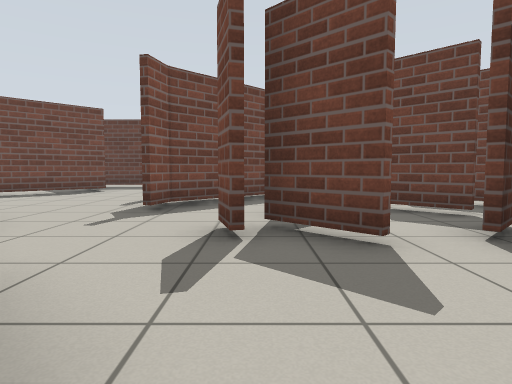
view 1 (above)

21 first-person views from a walk through a robot-simulator world made for Gazebo. The camera is 0.72 m above the floor, tilts 4° down and sees 75° across. The floor is counted in squares, 1 m on a side. Each view is taken from the middle of a square. On the plan, view 1 faces up. The plan holds only what a view shows up to about 10 squares ahead; the rest is blank.

view 2
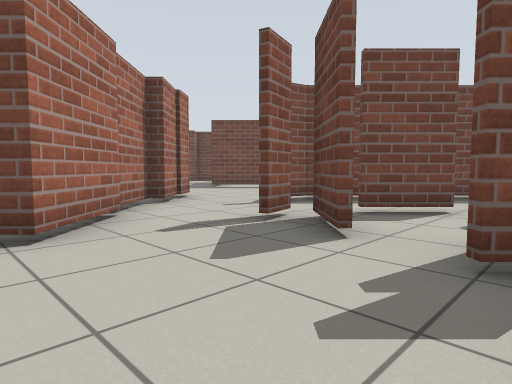

view 3
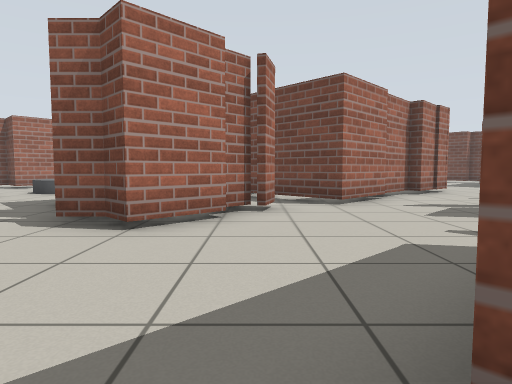

view 4
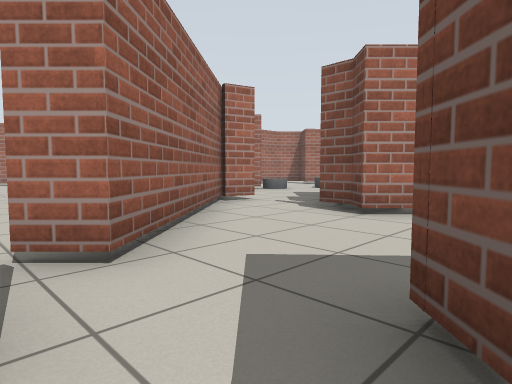

view 5
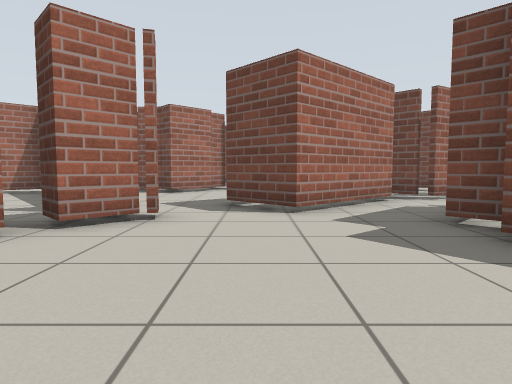

view 6
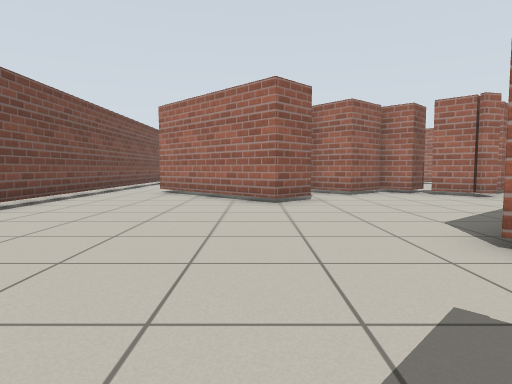

view 7
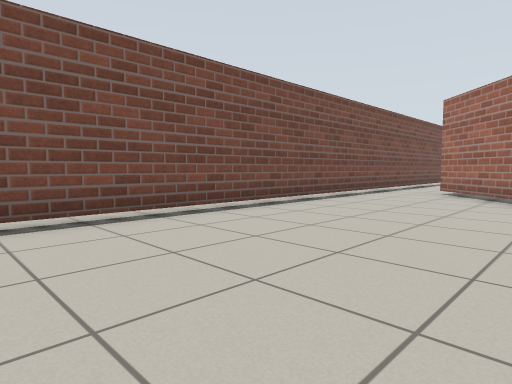

view 8
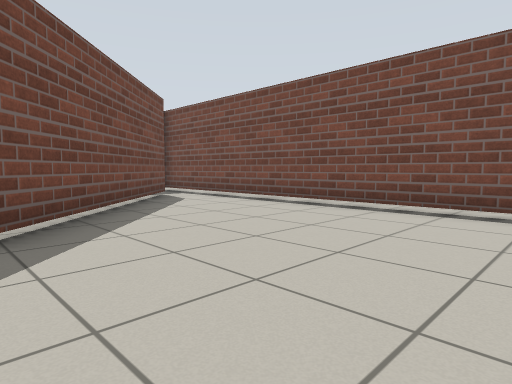

view 9
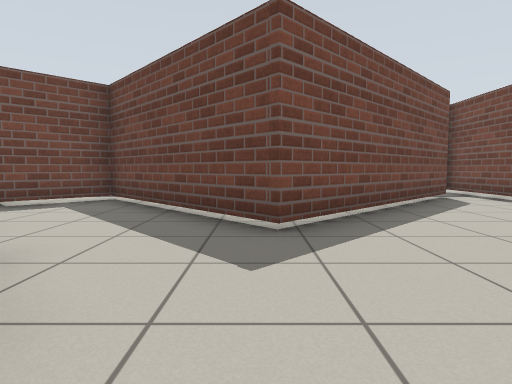

view 10
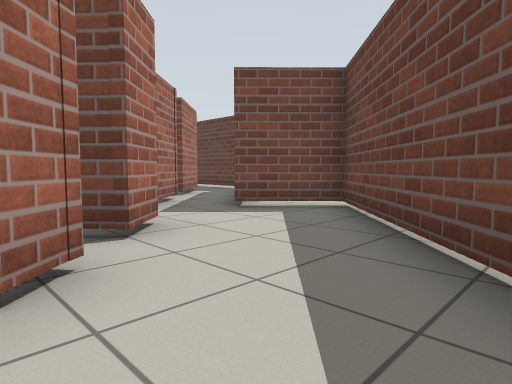

view 11
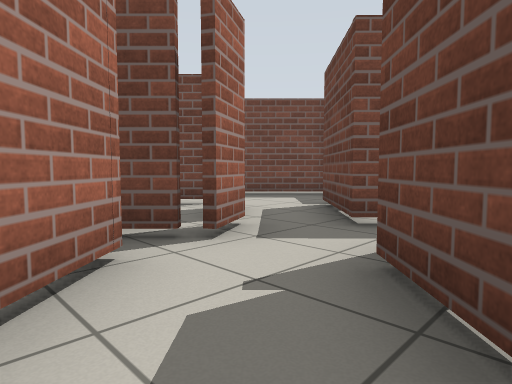

view 12
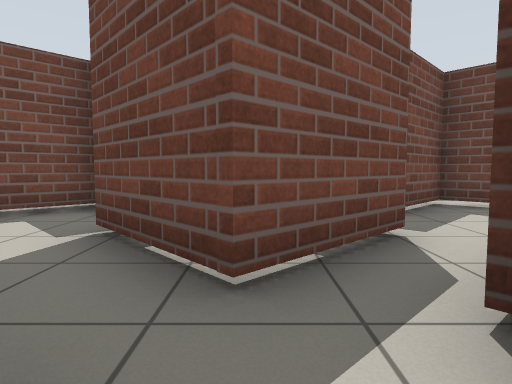

view 13
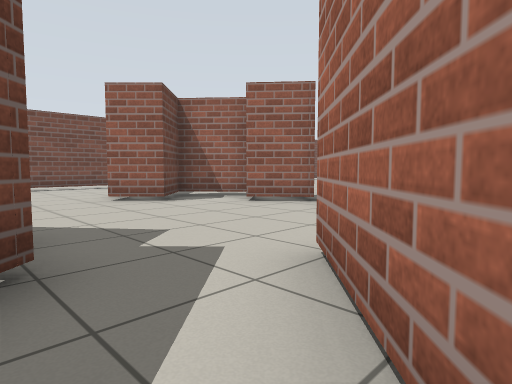

view 14
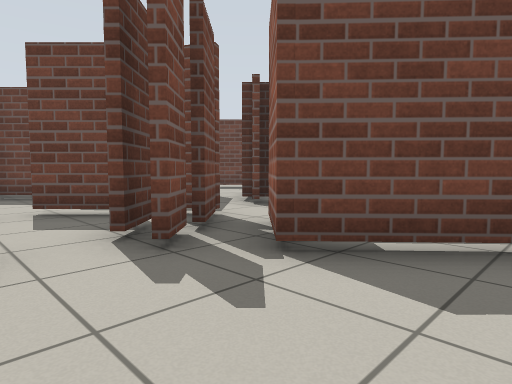

view 15
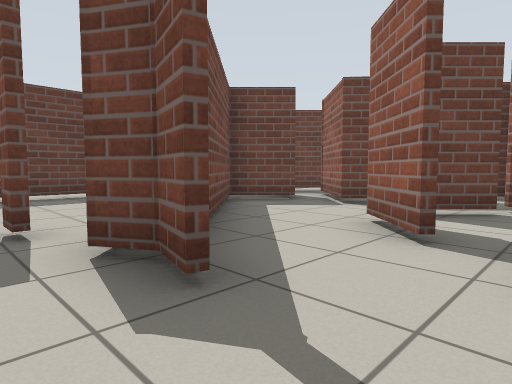

view 16
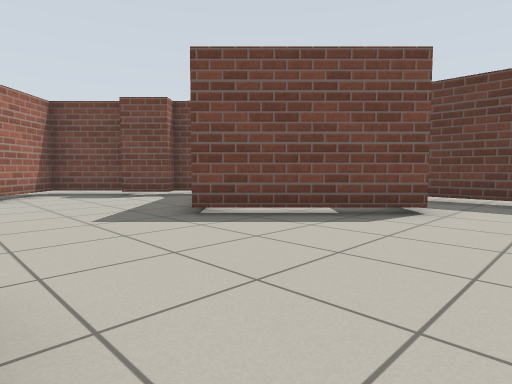

view 17
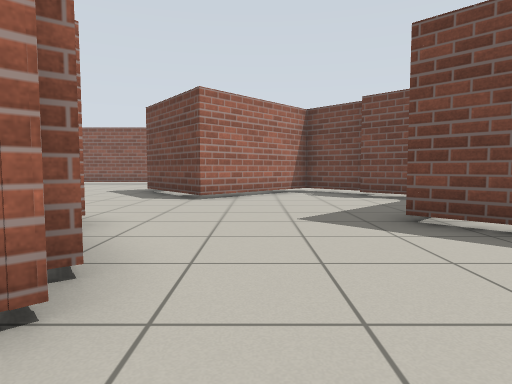

view 18
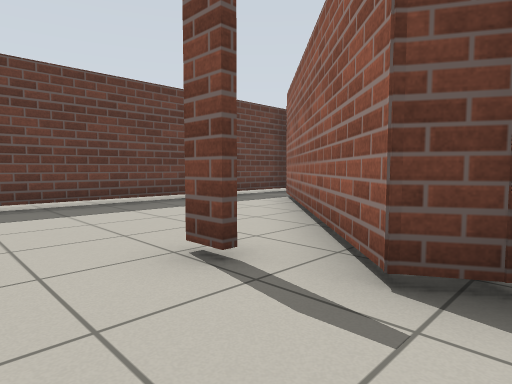

view 19
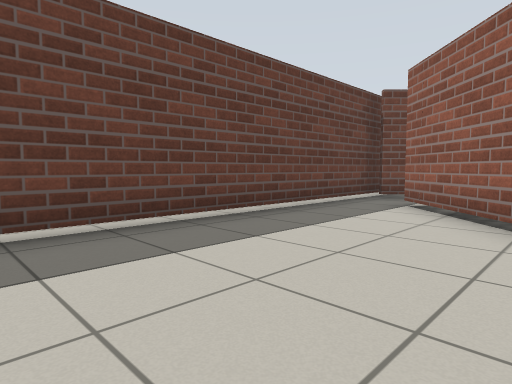

view 20
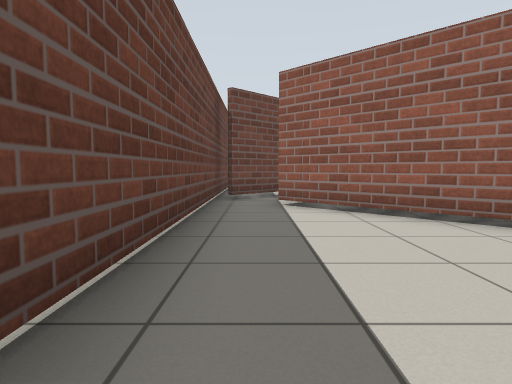

view 21
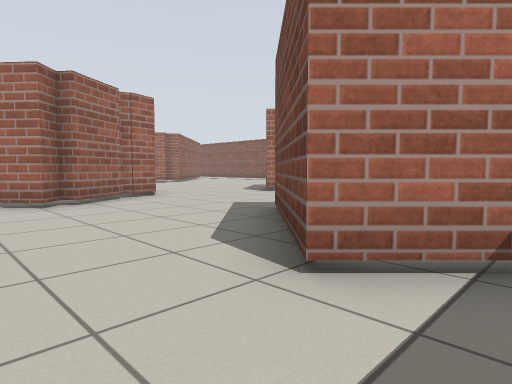

### Floor plan
Key: @ floor where view 1 was taken; # wall or solid block; x gap in a wall; . floor; T thing the floor can be seen under or through; C grey cylinder.
Columns run from 14 left of view 1 to 18 right of it. Each row starts with its distance up from view 1.
 13         #############           #
 12         #.........##. ..       .#
 11         ##......#### ....     #.#
 10   .#   .#......##### ####    ##.#
  9  ###. ###.....##.#####..##  ##..#
  8 .#..........###..####....####...#
  7 .#..........##....T##.#...#.....#
  6  ##.........#..#xTT#####........#
  5   ##.....#....##.TT.## ##.......#
  4  ##....####...##.TT.## ##.......#
  3  #....##  ##.....TT..###........#
  2  ....      ##....TT#............#
  1  ..         ##....###...........#
  0            ##.@....##......#....#
 -1            #..#...........###...#
 -2               ##.....##...####..#
 -3                ##..##.#####..#..#
 -4                 ..##..
 -5               ...##..
 -6           C ....##. .
 -7          CC.. ..#.  .
 -8           ..

Positions as (right, up) in squares from view 1, and headings:
1: (0, 0), facing up
2: (3, 0), facing up-left
3: (6, -1), facing left
4: (7, 0), facing down-left
5: (12, 0), facing left
6: (13, 7), facing down
7: (13, 7), facing down-right
8: (12, 3), facing up-right
9: (12, 3), facing up
10: (12, 5), facing up-left
11: (7, 2), facing up-left
12: (5, 4), facing up
13: (5, 3), facing down-right
14: (1, 0), facing up-right
15: (-3, 4), facing up-right
16: (-3, 5), facing up-left
17: (-3, 6), facing left
18: (-4, 6), facing up-right
19: (-4, 9), facing up-right
20: (-4, 12), facing right
21: (-3, 12), facing down-left
